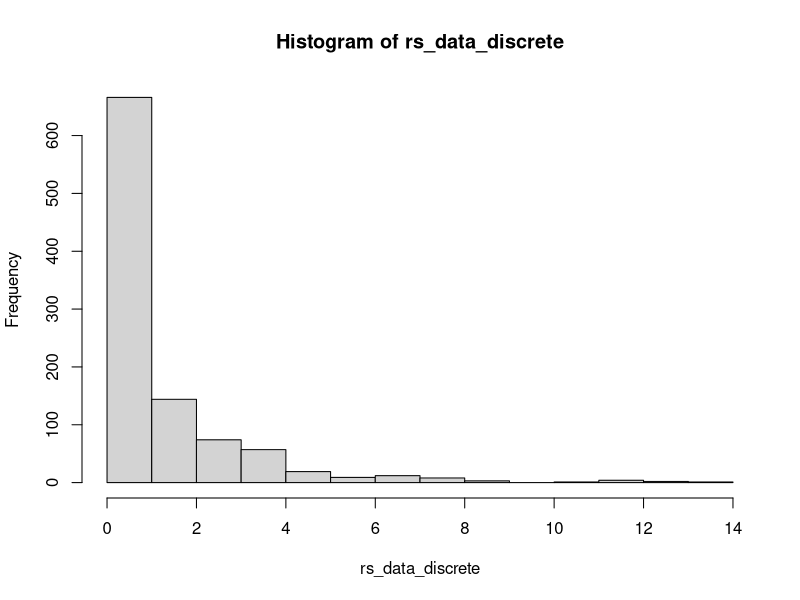
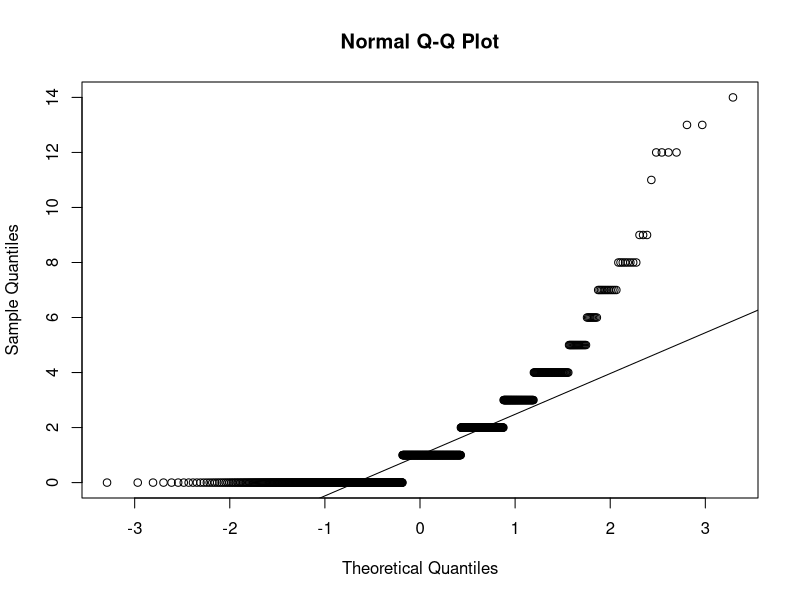
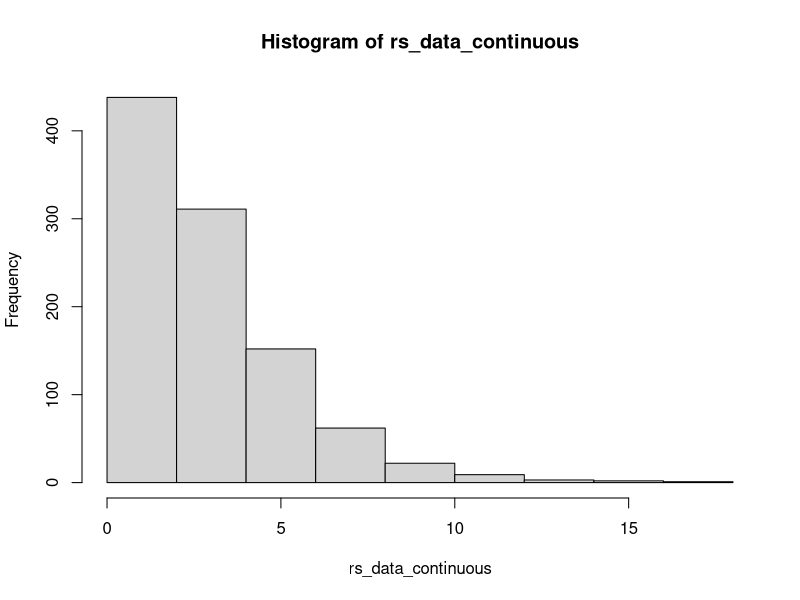
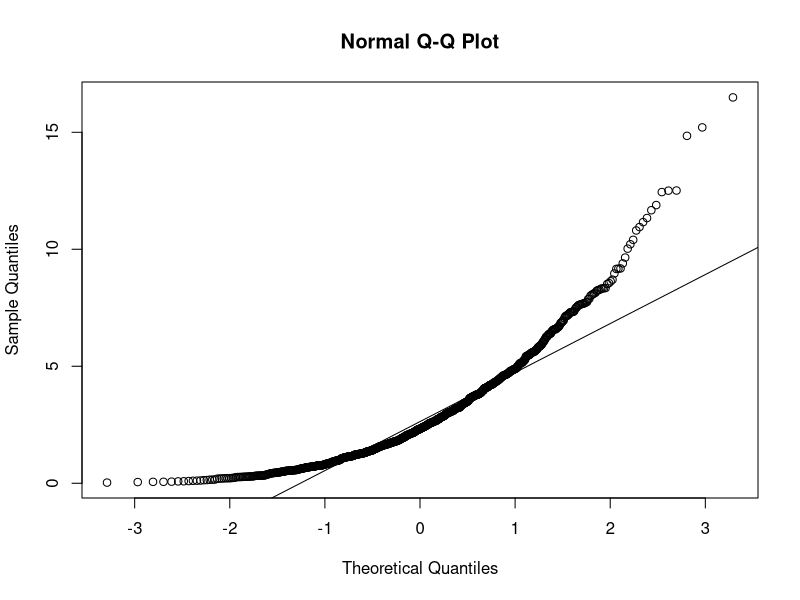
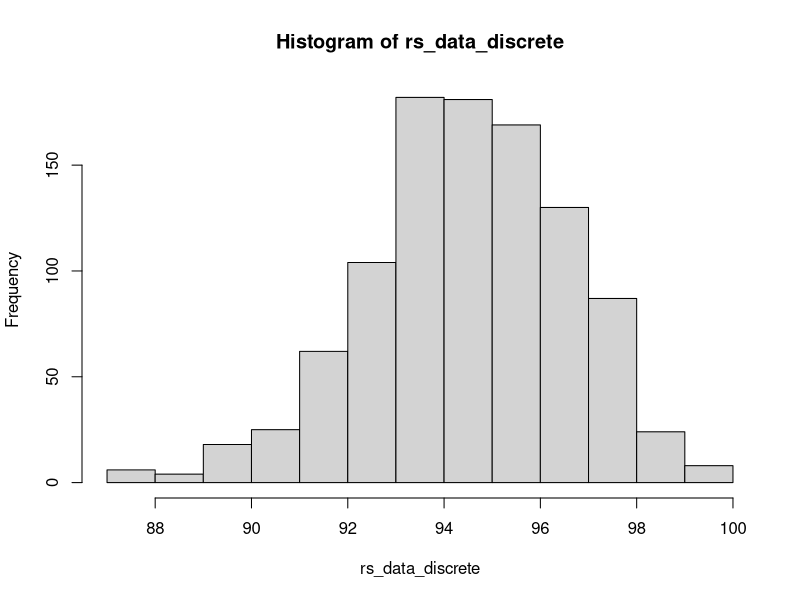
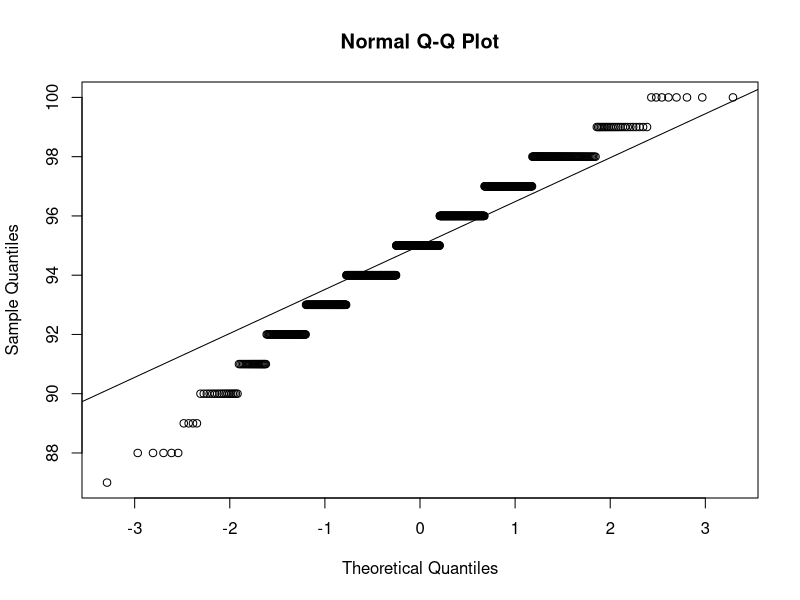
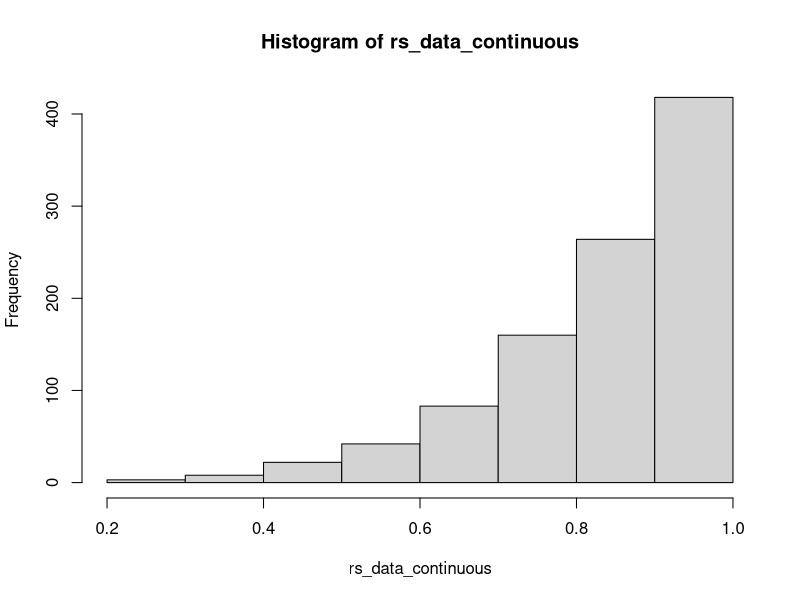
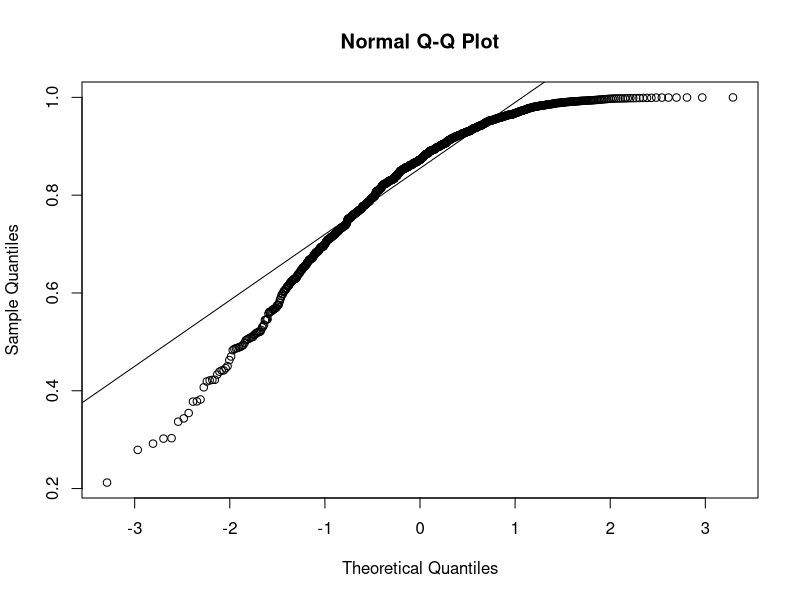

Write the R code that produced these figures, in order.
## ---- chunk 1
pnorm(-1,mean = 0, sd = 1)
qnorm(0.75,mean = 0, sd = 1)
## ---- chunk 2
pnorm(1800,mean = 1500, sd = 300)
## ---- chunk 3
qnorm(0.1, mean = 21, sd = 5)
## ---- chunk 4
rs_data_discrete <-rgeom(n = 1000, prob = 0.4)
hist(rs_data_discrete)
qqnorm(rs_data_discrete); qqline(rs_data_discrete)

rs_data_continuous <-rchisq(n = 1000, df = 3)
hist(rs_data_continuous)
qqnorm(rs_data_continuous); qqline(rs_data_continuous)
## ---- chunk 5
rs_data_discrete <- rbinom(n = 1000, size = 100, prob = 0.95)
hist(rs_data_discrete)
qqnorm(rs_data_discrete); qqline(rs_data_discrete)

rs_data_continuous <-rbeta(n = 1000, shape1 = 5, shape2 = 1)
hist(rs_data_continuous)
qqnorm(rs_data_continuous); qqline(rs_data_continuous)
## ---- chunk 6
# rs_data_discrete <- rbinom(n = 1000, size = 100, prob = 0.95)
# hist(rs_data_discrete)
# qqnorm(rs_data_discrete); qqline(rs_data_discrete)

rs_data_continuous <-runif(n = 1000, min = 0, max = 1)
hist(rs_data_continuous)
qqnorm(rs_data_continuous); qqline(rs_data_continuous)
## ---- chunk 7
# rs_data_discrete <- rbinom(n = 1000, size = 100, prob = 0.95)
# hist(rs_data_discrete)
# qqnorm(rs_data_discrete); qqline(rs_data_discrete)

rs_data_continuous <-rt(n = 1000, df = 2)
hist(rs_data_continuous)
qqnorm(rs_data_continuous); qqline(rs_data_continuous)
## ---- chunk 8
scenarios <- choose(9,2)
scenarios
## ---- chunk 9
pEvent <- dbinom(x = 8, size = 10, prob = 0.13)
pEvent
## ---- chunk 10
n <- 245
p <- 0.25
pBinomial <- pbinom(q = 69, size = n, prob = p,lower.tail = F)
pBinomial
1-pbinom(69, size = n, prob = p)

## Normal approximation
mu.hat = n*p
sd.hat = sqrt(n*p*(1-p))
Z = (70-mu.hat)/sd.hat
pnorm(Z, lower.tail = F)

## Correction
Z = (70-0.5-mu.hat)/sd.hat
pnorm(Z, lower.tail = F)
## ---- chunk 11
pBinomial <- dbinom(x = 6, size = 10, prob = 0.56)
pBinomial
## ---- chunk 12
pBinomial <- sum(dbinom(60:100,size = 100, prob = 0.56))
pBinomial
pBinomial <- 1-pbinom(q = 59, size = 100, prob = 0.56)
pBinomial
n<-100
p<-0.56
mu.hat = n*p
sd.hat = sqrt(n*p*(1-p))
pAprox <- pnorm(q = (60-mu.hat)/sd.hat, lower.tail = F)
pAprox
## Correction
pAprox <- pnorm(q = (60-0.5-mu.hat)/sd.hat, lower.tail = F)
pAprox
